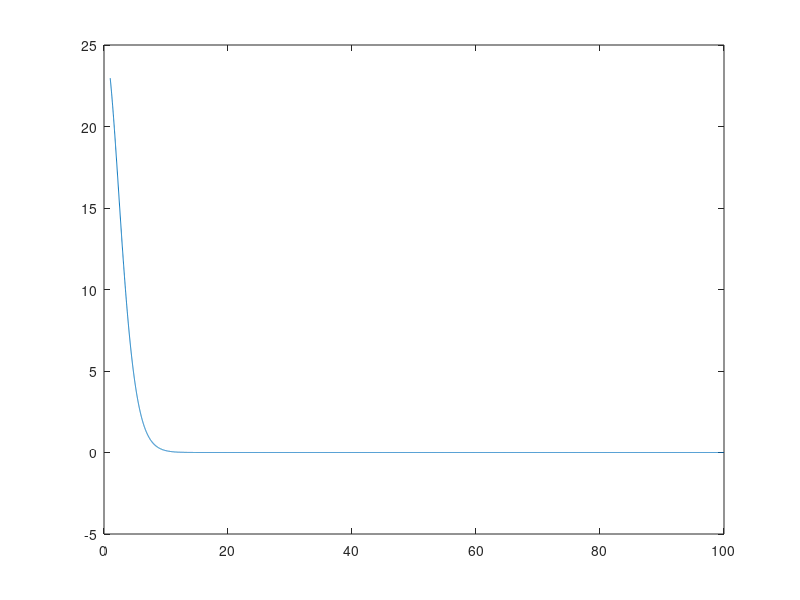

This figure's MATLAB source:
clear all; close all;
x = 1:0.01:100; 
R = 8.31446261815324; T = 185; % constante de los gases ideales R y temperatura promedio
c = 8.7532e-04; % <---------- SELECCIONAR calor especifico molar 
y =3*R*(x.^2).*((exp(x))./((exp(x)-1).^2)) - c;
plot (x,y);
i = 1; n = 1; mj0(1) = 0; mn0(1) = 0;
while (y(i)>0)
  mj0(i) = x(i);
  i = i+1;
end
x(i-1)
y(i-1)
x(i)
y(i)
precision = 0.5*(y(i-1) - y(i))
xmed = 0.5*(x(i)+x(i-1))
TE = (0.5*(x(i)+x(i-1)))*T  
deltaTE = (xmed - x(i-1))*T